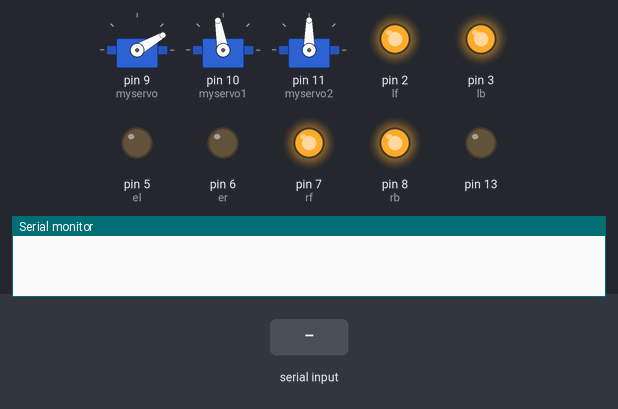
This sketch was run on a simulated Arduino Uno, built with avr-gcc and run on an emulated ATmega328P. On the bench: 3 × servo, output pins drawn as LEDs (lit = HIGH), the last lines printed to the serial monitor. The inputs (shaded band) are chosen by the test bench.

Above: at 1.2 s.
1.3 s: byte 97 ('a') received over Serial
At 1.9 s:
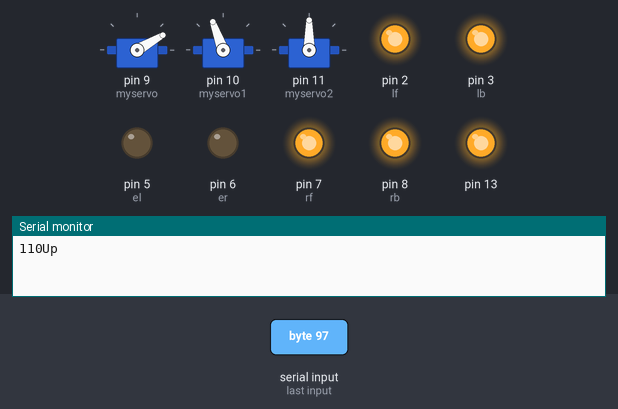
2.8 s: "F" received over Serial
At 3.1 s:
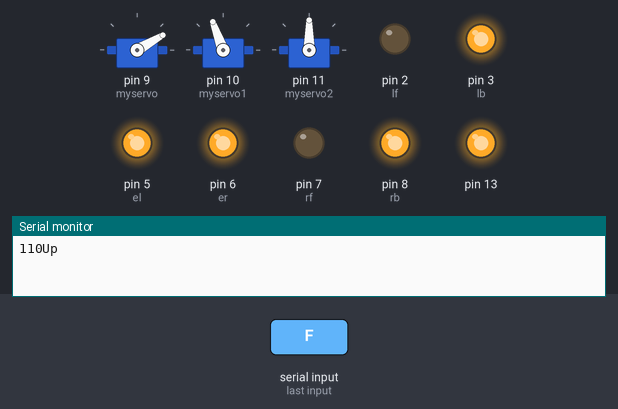
4.3 s: byte 71 ('G') received over Serial
At 5.4 s:
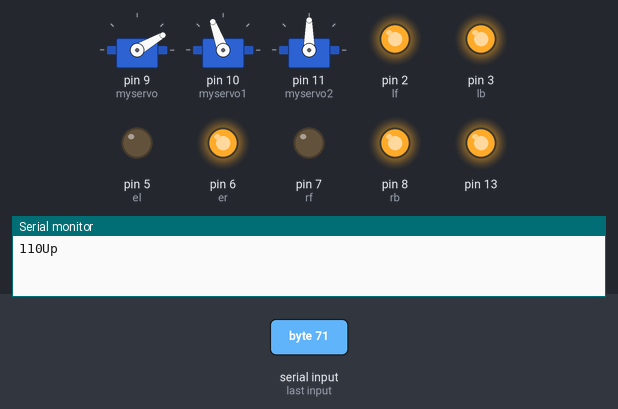
5.8 s: byte 72 ('H') received over Serial
At 6.6 s:
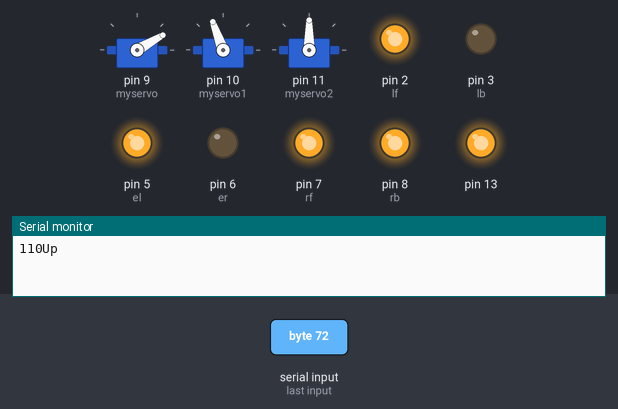
7.3 s: byte 73 ('I') received over Serial
At 7.7 s:
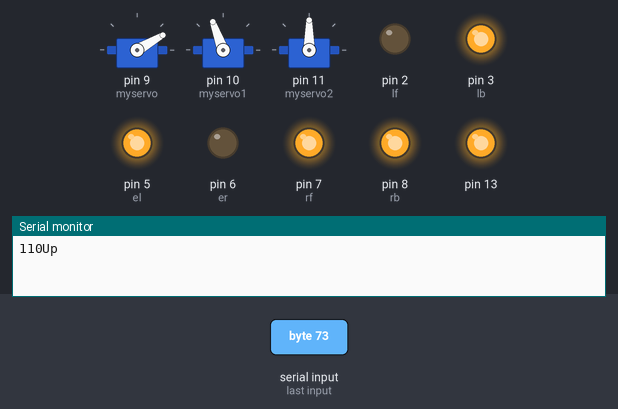
8.8 s: byte 74 ('J') received over Serial
At 10.0 s:
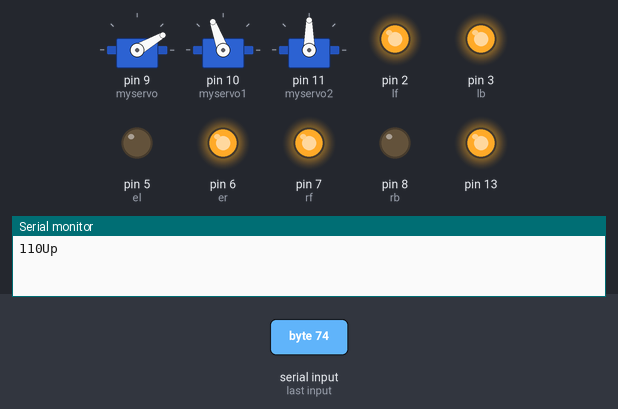
Timing chart, 0 to 11.3 s (numbered marks = the images above; inputs shaded):
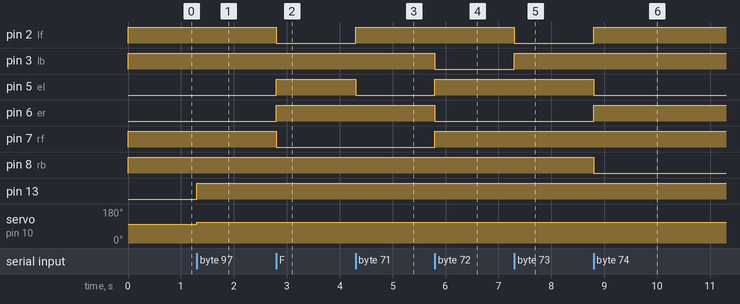

Measured:
- after the input at 1.3 s, pin 13: LOW → HIGH at once; servo on pin 10 (myservo1): 100° → 110° at once
- after the input at 2.8 s, pin 2 (lf), pin 7 (rf): HIGH → LOW at once; pin 5 (el), pin 6 (er): LOW → HIGH at once
- after the input at 4.3 s, pin 2 (lf): LOW → HIGH at once; pin 5 (el): HIGH → LOW at once
- after the input at 5.8 s, pin 3 (lb), pin 6 (er): HIGH → LOW at once; pin 5 (el), pin 7 (rf): LOW → HIGH at once
- after the input at 7.3 s, pin 2 (lf): HIGH → LOW at once; pin 3 (lb): LOW → HIGH at once
- after the input at 8.8 s, pin 2 (lf), pin 6 (er): LOW → HIGH at once; pin 5 (el), pin 8 (rb): HIGH → LOW at once

The sketch:

pion1.ino
```cpp
 #include <Servo.h>
Servo myservo;  // create servo object to control a servo
Servo myservo1;
Servo myservo2;
int val = 100;
int val2 = 30;
int val3 = 0;

int lf=2;
int lb=3;
int rf=7;
int rb=8;

int el=5;
int er=6;
int mspeed=255;
int state;
int flag=0;

void setup() {
  myservo.attach(9);
  myservo1.attach(10);
  myservo2.attach(11);
  pinMode(lf, OUTPUT);
  pinMode(lb, OUTPUT);
  pinMode(rf, OUTPUT);
  pinMode(rb, OUTPUT);
  pinMode(el, OUTPUT);
  pinMode(er, OUTPUT);
  pinMode(13, OUTPUT);

  Serial.begin(115200);
  myservo1.write(val);
   myservo.write(val2);

  digitalWrite(lf, HIGH);
  digitalWrite(lb, HIGH);
  digitalWrite(rf, HIGH);
  digitalWrite(rb, HIGH);

}

void loop() {
   if(Serial.available() > 0){
      state = Serial.read();
       flag=0;
      digitalWrite(13, HIGH);


           if (state == '0') mspeed=0;
      else if (state == '1') mspeed=90;
      else if (state == '2') mspeed=150;
      else if (state == '3') mspeed=190;
      else if (state == '4') mspeed=220;
      else if (state == '5') mspeed=255;
      else if (state == 'F') mway4(mspeed,mspeed);
      else if (state == 'B') mway4(-mspeed,-mspeed);
      else if (state == 'R') mway4(mspeed,-mspeed);
      else if (state == 'L') mway4(-mspeed,mspeed);
      else if (state == 'S') mway4(0,0);
      else if (state == 'G') mway4(0,mspeed);
      else if (state == 'H') mway4(-mspeed,0);
      else if (state == 'I') mway4(mspeed,0);
      else if (state == 'J') mway4(0,-mspeed);


       else if (state == 'a'){
         if (val<170)
         val = val + 10;
         myservo1.write(val);
         Serial.print(val);
          Serial.println("Up");
          flag=1;
          delay(40);

       }
      else if (state == 'b') {
        if (val>10)
        val = val - 10;
        myservo1.write(val);
          Serial.print(val);
          Serial.println("Down");
          flag=1;
           delay(40);

      }
             else if (state == 'c'){
         if (val2<170)
         val2 = val2 + 10;
         myservo.write(val2);
         Serial.print(val2);
          Serial.println("Up");
          flag=1;
          delay(40);

       }
      else if (state == 'd') {
        if (val2>10)
        val2 = val2 - 10;
        myservo.write(val2);
          Serial.print(val2);
          Serial.println("Down");
          flag=1;
           delay(40);

      }


   }
}


void mway4(int lspeed,int rspeed )
{
  digitalWrite(lf, HIGH);
  digitalWrite(lb, HIGH);
  digitalWrite(rf, HIGH);
  digitalWrite(rb, HIGH);
  if (lspeed==0)
  {
        digitalWrite(lf, HIGH);
        digitalWrite(lb, HIGH);
  }

  else if(lspeed>0)
  {
        digitalWrite(lf, LOW);
        digitalWrite(lb, HIGH);
  }
  else if(lspeed<0)
  {
        lspeed=-lspeed;
        digitalWrite(lf, HIGH);
        digitalWrite(lb, LOW);
  }

if (rspeed==0)
  {
        digitalWrite(rf, HIGH);
        digitalWrite(rb, HIGH);
  }
  else if(rspeed>0)
  {
        digitalWrite(rf, LOW);
        digitalWrite(rb, HIGH);
  }
  else if(rspeed<0)
  {
        rspeed=-rspeed;
        digitalWrite(rf, HIGH);
        digitalWrite(rb, LOW);
  }
 analogWrite(el, lspeed);
 analogWrite(er, rspeed);
}
```
